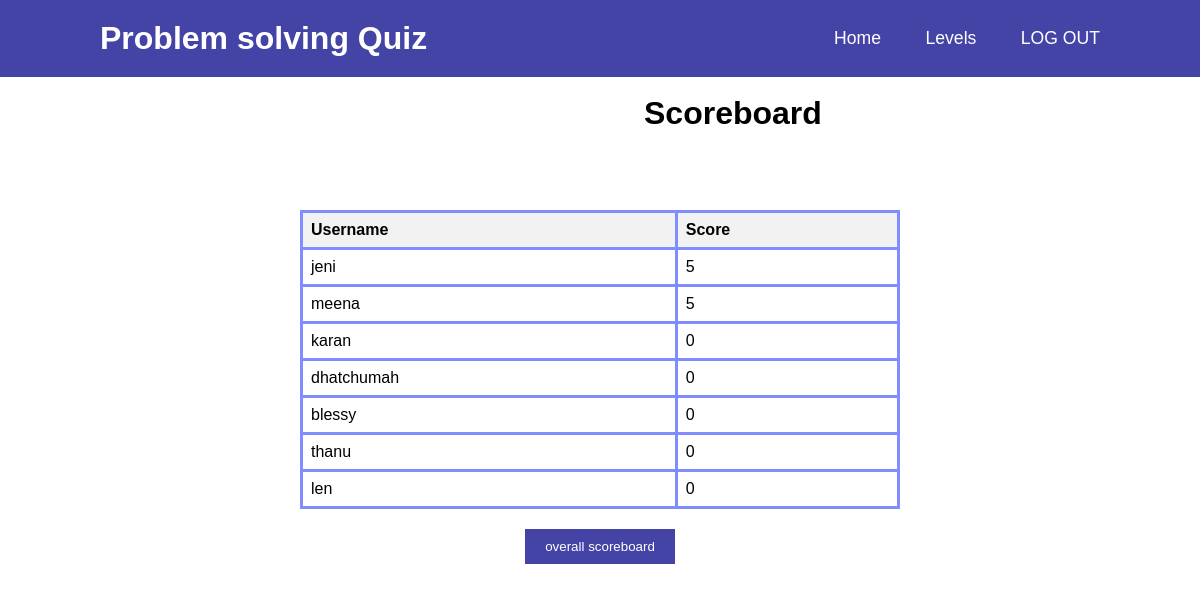
The page /scoreboard2.php (signed in) on the database its author committed.
### tables this page shows
CREATE TABLE `user_info` (
  `user_id` int(11) NOT NULL,
  `username` varchar(50) NOT NULL,
  `email` varchar(100) NOT NULL,
  `password` varchar(128) NOT NULL,
  `points` int(11) NOT NULL,
  `otp` int(11) NOT NULL,
  `quiz_score` int(11) NOT NULL DEFAULT 0,
  `level3` int(255) NOT NULL,
  `level4` int(245) NOT NULL,
  `int_level1` int(255) NOT NULL,
  `int_level2` int(255) NOT NULL,
  `int_level3` int(255) NOT NULL,
  `int_level4` int(255) NOT NULL,
  `exp_level1` int(255) NOT NULL,
  `exp_level2` int(255) NOT NULL,
  `exp_level3` int(255) NOT NULL,
  `exp_level4` int(255) NOT NULL,
  `allpoints` int(255) NOT NULL,
  `beginner_score` int(255) NOT NULL,
  `intermediate_score` int(255) NOT NULL,
  `expert_score` int(255) NOT NULL,
  `a_points` int(11) NOT NULL,
  `a_otp` int(11) NOT NULL,
  `a_quiz_score` int(11) NOT NULL DEFAULT 0,
  `a_level3` int(255) NOT NULL,
  `a_level4` int(245) NOT NULL,
  `a_int_level1` int(255) NOT NULL,
  `a_int_level2` int(255) NOT NULL,
  `a_int_level3` int(255) NOT NULL,
  `a_int_level4` int(255) NOT NULL,
  `a_exp_level1` int(255) NOT NULL,
  `a_exp_level2` int(255) NOT NULL,
  `a_exp_level3` int(255) NOT NULL,
  `a_exp_level4` int(255) NOT NULL,
  `a_aptitudeallpoints` int(255) NOT NULL,
  `f_points` int(11) NOT NULL,
  `f_otp` int(11) NOT NULL,
  `f_quiz_score` int(11) NOT NULL DEFAULT 0,
  `f_level3` int(255) NOT NULL,
  `f_level4` int(245) NOT NULL,
  `f_int_level1` int(255) NOT NULL,
  `f_int_level2` int(255) NOT NULL,
  `f_int_level3` int(255) NOT NULL,
  `f_int_level4` int(255) NOT NULL,
  `f_exp_level1` int(255) NOT NULL,
  `f_exp_level2` int(255) NOT NULL,
  `f_exp_level3` int(255) NOT NULL,
  `f_exp_level4` int(255) NOT NULL,
  `f_allpoints` int(255) NOT NULL
);

### scoreboard2.php (the view, shortened to what this page needs)
<?php
$db_host = "localhost";
$db_username = "root";
$db_password = "";
$db_name = "javaboi";
$db_connection = new mysqli($db_host, $db_username, $db_password, $db_name);
$query = "SELECT username, quiz_score FROM user_info ORDER BY level3 DESC";
$result = $db_connection->query($query);
if ($result->num_rows > 0) {
    $scoreboardData = array();
    while ($row = $result->fetch_assoc()) {
        $scoreboardData[] = $row;
    }
} else {
    $scoreboardData = array();
}
?>
<!DOCTYPE html>
<html lang="en">
<head>
    <link rel="stylesheet" href="styles1.css">
</head>
<header>
        <h2 class="logo">Problem solving Quiz</h2>
            <nav class="navigation">
                  <a href="competency.php">Home</a>
                  <a href="topic.php">Levels</a>
                  <a href="login.html" class="btnlogout">LOG OUT</a>
             </nav>
   </header>
<body>
    <h1>Scoreboard</h1>
    <?php if (!empty($scoreboardData)) : ?>
        <table>
            <tr>
                <th>Username</th>
                <th>Score</th>
            </tr>
            <?php foreach ($scoreboardData as $row) : ?>
                <tr>
                    <td><?php echo htmlspecialchars($row['username']); ?></td>
                    <td><?php echo $row['quiz_score']; ?></td>
                </tr>
            <?php endforeach; ?>
        </table>
    <?php else : ?>
        <p>No scores found.</p>
    <?php endif; ?>
    <form method="post" action="overall_scoreboard.php">
        <input type="submit"  name="update_allpoints" value="overall scoreboard">
    </form>
</body>
</html>

### styles1.css (style rules this page uses)
* { margin: 0; padding: 0; box-sizing: border-box; font-family: 'Poppins', sans-serif; }
header { position: fixed; top: 0; left: 0; width: 100%; padding: 20px 100px; background: #008b; display: flex; justify-content: space-between; align-items: center; z-index: 99; }
.logo { font-size: 2em; color:#fff; user-select: none; }
.navigation a { position: relative; font-size: 1.1em; color:#fff; text-decoration: none; font-weight: 500; margin-left: 40px; }
.navigation a::after { content:''; position: absolute; left: 0; bottom: -6px; width: 100%; height: 3px; background: #fff; border-radius: 5px; transform: scaleX(0); transform-origin: right; transition: transform .5s; }
body { margin: 0; background-color: white; margin-top: 8%; }

### scoreboard2.php (style rules this page uses)
table { border-collapse: collapse; width: 50%; margin: 20px auto; }
th, td { border: 3px solid #808dff; padding: 8px; text-align: left; }
th { background-color: #f2f2f2; }
h1 { padding: 58px; margin-top: 37px; margin-left: 586px; }
form { text-align: center; margin-top: 20px; }
input[type="submit"] { background-color: #008b; color: white; border: none; padding: 10px 20px; cursor: pointer; }
header { position: fixed; top: 0; left: 0; width: 100%; padding: 20px 100px; background: #008b; display: flex; justify-content: space-between; align-items: center; z-index: 99; }
body { margin: 0; background-color: white; }

### rows shown on the page
user_info: username "jeni", quiz_score "5"
user_info: username "meena", quiz_score "5"
user_info: username "karan", quiz_score "0"
user_info: username "dhatchumah", quiz_score "0"
user_info: username "blessy", quiz_score "0"
user_info: username "thanu", quiz_score "0"
user_info: username "len", quiz_score "0"
